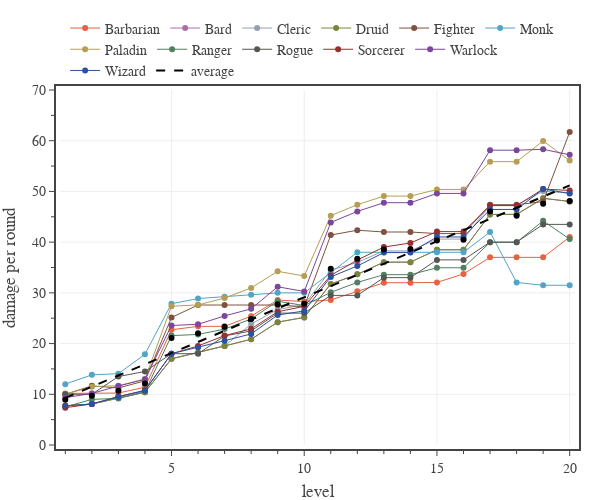

Notebook code for this chart:
### Code cell
# Plots DPR for each class, calculated for a full adventuring day with Medium encounters and two short rests.
import pandas as pd

# create figure
fig = go.Figure(
    layout=go.Layout(
        template=tfb.FIG_TEMPLATE,
        xaxis=dict(
            title_text='level',
            range=[0.8, 20.2],
            tick0=0, dtick=5,
            minor=dict(tick0=0, dtick=1),
        ),
        yaxis=dict(
            title_text='damage per round',
            range=[0, 70],
            tick0=0, dtick=10,
            minor=dict(tick0=0, dtick=5),
        ),
        legend=dict(
            yanchor='bottom',  y=1.01,
            xanchor='left', x=0.01,
            bgcolor='rgba(0,0,0,0)',
            orientation='h',
            tracegroupgap=0,
        )
    )
)

# get PC data
classes = list(PC_CLASSES.keys())
encounter_difficulty = 'Medium'
pc_data_file = f'../../_classes/xp-and-player-characters/pc data - {encounter_difficulty} 2 short rests.json'
df = load_pc_data(pc_data_file, ['class','level','damage per round mean'])
df = df[df['class'].isin(classes)]

for c in classes:
    dfG = df[df['class'].eq(c)][['level','damage per round mean']].groupby(['level']).median().reset_index()
    fig.add_trace(go.Scatter(
        x=dfG['level'].to_numpy(), 
        y=dfG['damage per round mean'].to_numpy(),
        mode='lines+markers', 
        line=dict(color=PC_CLASSES[c]['color'], width=1),
        marker=dict(color=PC_CLASSES[c]['color']),
        unselected=dict(marker=dict(opacity=0.0)),
        name=c,
        hovertemplate=
                f'<b>{c}</b><br>'+
                'level %{x}<br>'+
                'damage per round %{y:.1f}'+
                '<extra></extra>'
    ))


dfG = df[['level','damage per round mean']].groupby(['level']).mean().reset_index()
plot_data_and_fit(
    fig, 
    dfG['level'].to_numpy(), dfG['damage per round mean'].to_numpy(), 
    name='average',
    legendgroup='average',
    line=dict(color='black', dash='dash'),
    hovertemplate=
            '<b>Average</b><br>'+
            'level %{x:.0f}<br>'+
            'damage per round %{y:.1f}'+
            '<extra></extra>',
    print_coefficients=True,
)

# show figure
fig.update_layout(width=600, height=500)
fig.show(config=tfb.FIG_CONFIG)

# save figures
if SAVEFIGS:
    fig.update_layout(autosize=True, width=None, height=None)
    tfb.save_fig_html(fig, format='large', name=f'./fig-dpr-vs-level-large', style='aspect-ratio:600/550')
    tfb.save_fig_html(fig, format='small', name=f'./fig-dpr-vs-level-small', style='aspect-ratio:600/600')

### Figure 1 — Plotly figure (JSON) as saved in the notebook; plotly's stock layout.template omitted (floating-point values rounded to 4 significant figures)
{"data": [{"hovertemplate": "<b>Barbarian</b><br>level %{x}<br>damage per round %{y:.1f}<extra></extra>", "line": {"color": "#E7623E", "width": 1}, "marker": {"color": "#E7623E"}, "mode": "lines+markers", "name": "Barbarian", "type": "scatter", "unselected": {"marker": {"opacity": 0}}, "x": [1, 2, 3, 4, 5, 6, 7, 8, 9, 10, 11, 12, 13, 14, 15, 16, 17, 18, 19, 20], "y": [10.17, 10.17, 10.25, 11.4, 22.71, 23.4, 23.4, 25.4, 28.6, 28.27, 28.6, 30.29, 32, 32, 32.05, 33.74, 37, 37, 37, 41]}, {"hovertemplate": "<b>Bard</b><br>level %{x}<br>damage per round %{y:.1f}<extra></extra>", "line": {"color": "#AB6DAC", "width": 1}, "marker": {"color": "#AB6DAC"}, "mode": "lines+markers", "name": "Bard", "type": "scatter", "unselected": {"marker": {"opacity": 0}}, "x": [1, 2, 3, 4, 5, 6, 7, 8, 9, 10, 11, 12, 13, 14, 15, 16, 17, 18, 19, 20], "y": [7.722, 8.083, 9.25, 10.4, 17, 18.2, 19.52, 20.85, 24.23, 25.16, 31.75, 33.65, 36.06, 36.06, 38.5, 38.5, 45.47, 45.47, 48.64, 48.02]}, {"hovertemplate": "<b>Cleric</b><br>level %{x}<br>damage per round %{y:.1f}<extra></extra>", "line": {"color": "#91A1B2", "width": 1}, "marker": {"color": "#91A1B2"}, "mode": "lines+markers", "name": "Cleric", "type": "scatter", "unselected": {"marker": {"opacity": 0}}, "x": [1, 2, 3, 4, 5, 6, 7, 8, 9, 10, 11, 12, 13, 14, 15, 16, 17, 18, 19, 20], "y": [7.722, 8.083, 9.25, 10.4, 17, 18.2, 19.52, 23.85, 26.73, 27.66, 34.5, 36, 38.28, 38.28, 40.61, 40.61, 47.32, 47.32, 50.03, 49.69]}, {"hovertemplate": "<b>Druid</b><br>level %{x}<br>damage per round %{y:.1f}<extra></extra>", "line": {"color": "#7A853B", "width": 1}, "marker": {"color": "#7A853B"}, "mode": "lines+markers", "name": "Druid", "type": "scatter", "unselected": {"marker": {"opacity": 0}}, "x": [1, 2, 3, 4, 5, 6, 7, 8, 9, 10, 11, 12, 13, 14, 15, 16, 17, 18, 19, 20], "y": [7.722, 8.083, 9.25, 10.4, 17, 18.2, 19.52, 20.85, 24.23, 25.16, 31.75, 33.65, 36.06, 36.06, 38.5, 38.5, 45.47, 45.47, 48.64, 48.02]}, {"hovertemplate": "<b>Fighter</b><br>level %{x}<br>damage per round %{y:.1f}<extra></extra>", "line": {"color": "#7F513E", "width": 1}, "marker": {"color": "#7F513E"}, "mode": "lines+markers", "name": "Fighter", "type": "scatter", "unselected": {"marker": {"opacity": 0}}, "x": [1, 2, 3, 4, 5, 6, 7, 8, 9, 10, 11, 12, 13, 14, 15, 16, 17, 18, 19, 20], "y": [10, 11.67, 11.25, 12.65, 25.14, 27.6, 27.6, 27.6, 27.6, 27.27, 41.4, 42.35, 42, 42, 41.68, 41.68, 47.37, 47.37, 48, 61.71]}, {"hovertemplate": "<b>Monk</b><br>level %{x}<br>damage per round %{y:.1f}<extra></extra>", "line": {"color": "#51A5C5", "width": 1}, "marker": {"color": "#51A5C5"}, "mode": "lines+markers", "name": "Monk", "type": "scatter", "unselected": {"marker": {"opacity": 0}}, "x": [1, 2, 3, 4, 5, 6, 7, 8, 9, 10, 11, 12, 13, 14, 15, 16, 17, 18, 19, 20], "y": [12, 13.83, 14.06, 17.9, 27.86, 28.88, 29.25, 29.62, 30, 30, 34, 38, 38, 38, 38, 38, 42, 32.05, 31.5, 31.5]}, {"hovertemplate": "<b>Paladin</b><br>level %{x}<br>damage per round %{y:.1f}<extra></extra>", "line": {"color": "#B59E54", "width": 1}, "marker": {"color": "#B59E54"}, "mode": "lines+markers", "name": "Paladin", "type": "scatter", "unselected": {"marker": {"opacity": 0}}, "x": [1, 2, 3, 4, 5, 6, 7, 8, 9, 10, 11, 12, 13, 14, 15, 16, 17, 18, 19, 20], "y": [10, 11.5, 11.69, 13.03, 27.36, 27.62, 28.98, 30.98, 34.25, 33.32, 45.23, 47.38, 49.08, 49.08, 50.37, 50.37, 55.87, 55.87, 59.94, 56.1]}, {"hovertemplate": "<b>Ranger</b><br>level %{x}<br>damage per round %{y:.1f}<extra></extra>", "line": {"color": "#507F62", "width": 1}, "marker": {"color": "#507F62"}, "mode": "lines+markers", "name": "Ranger", "type": "scatter", "unselected": {"marker": {"opacity": 0}}, "x": [1, 2, 3, 4, 5, 6, 7, 8, 9, 10, 11, 12, 13, 14, 15, 16, 17, 18, 19, 20], "y": [7.5, 9, 9.188, 10.53, 21.57, 21.8, 22.85, 24.85, 28.35, 27.5, 30.1, 32.06, 33.58, 33.58, 34.95, 34.95, 39.97, 39.97, 44.19, 40.6]}, {"hovertemplate": "<b>Rogue</b><br>level %{x}<br>damage per round %{y:.1f}<extra></extra>", "line": {"color": "#555752", "width": 1}, "marker": {"color": "#555752"}, "mode": "lines+markers", "name": "Rogue", "type": "scatter", "unselected": {"marker": {"opacity": 0}}, "x": [1, 2, 3, 4, 5, 6, 7, 8, 9, 10, 11, 12, 13, 14, 15, 16, 17, 18, 19, 20], "y": [10, 10, 13.5, 14.5, 18, 18, 21.5, 22.5, 26, 26, 29.5, 29.5, 33, 33, 36.5, 36.5, 40, 40, 43.5, 43.5]}, {"hovertemplate": "<b>Sorcerer</b><br>level %{x}<br>damage per round %{y:.1f}<extra></extra>", "line": {"color": "#992E2E", "width": 1}, "marker": {"color": "#992E2E"}, "mode": "lines+markers", "name": "Sorcerer", "type": "scatter", "unselected": {"marker": {"opacity": 0}}, "x": [1, 2, 3, 4, 5, 6, 7, 8, 9, 10, 11, 12, 13, 14, 15, 16, 17, 18, 19, 20], "y": [7.361, 8.083, 9.562, 10.78, 18, 19.52, 21.57, 22.9, 26.27, 27.34, 33.45, 36.47, 39.03, 39.83, 42.08, 42.08, 47.21, 47.21, 50.47, 50.19]}, {"hovertemplate": "<b>Warlock</b><br>level %{x}<br>damage per round %{y:.1f}<extra></extra>", "line": {"color": "#7B469B", "width": 1}, "marker": {"color": "#7B469B"}, "mode": "lines+markers", "name": "Warlock", "type": "scatter", "unselected": {"marker": {"opacity": 0}}, "x": [1, 2, 3, 4, 5, 6, 7, 8, 9, 10, 11, 12, 13, 14, 15, 16, 17, 18, 19, 20], "y": [9.333, 10.17, 11.62, 12.95, 23.57, 23.8, 25.45, 26.85, 31.2, 30.27, 43.88, 46.06, 47.78, 47.78, 49.61, 49.61, 58.13, 58.13, 58.31, 57.21]}, {"hovertemplate": "<b>Wizard</b><br>level %{x}<br>damage per round %{y:.1f}<extra></extra>", "line": {"color": "#2A50A1", "width": 1}, "marker": {"color": "#2A50A1"}, "mode": "lines+markers", "name": "Wizard", "type": "scatter", "unselected": {"marker": {"opacity": 0}}, "x": [1, 2, 3, 4, 5, 6, 7, 8, 9, 10, 11, 12, 13, 14, 15, 16, 17, 18, 19, 20], "y": [7.722, 8.083, 9.521, 10.72, 18, 19.25, 20.57, 21.9, 25.62, 26.43, 33.15, 35.29, 37.94, 37.94, 41.03, 41.03, 46.45, 46.45, 50.47, 49.6]}, {"hovertemplate": "<b>Average</b><br>level %{x:.0f}<br>damage per round %{y:.1f}<extra></extra>", "legendgroup": "average", "line": {"color": "black", "dash": "dash"}, "mode": "markers", "name": "average", "showlegend": false, "type": "scatter", "x": [1, 2, 3, 4, 5, 6, 7, 8, 9, 10, 11, 12, 13, 14, 15, 16, 17, 18, 19, 20], "y": [8.938, 9.729, 10.7, 12.14, 21.1, 22.04, 23.31, 24.85, 27.76, 27.87, 34.77, 36.73, 38.57, 38.63, 40.32, 40.46, 46.02, 45.19, 47.56, 48.1]}, {"hoverinfo": "skip", "hovertemplate": "<b>Average</b><br>level %{x:.0f}<br>damage per round %{y:.1f}<extra></extra>", "legendgroup": "average", "line": {"color": "black", "dash": "dash"}, "mode": "lines", "name": "average", "showlegend": true, "type": "scatter", "x": [1, 2, 3, 4, 5, 6, 7, 8, 9, 10, 11, 12, 13, 14, 15, 16, 17, 18, 19, 20], "y": [9.295, 11.5, 13.7, 15.91, 18.11, 20.32, 22.52, 24.73, 26.93, 29.14, 31.34, 33.55, 35.75, 37.96, 40.16, 42.36, 44.57, 46.77, 48.98, 51.18]}], "layout": {"height": 500, "legend": {"bgcolor": "rgba(0,0,0,0)", "orientation": "h", "tracegroupgap": 0, "x": 0.01, "xanchor": "left", "y": 1.01, "yanchor": "bottom"}, "width": 600, "xaxis": {"dtick": 5, "minor": {"dtick": 1, "tick0": 0}, "range": [0.8, 20.2], "tick0": 0, "title": {"text": "level"}}, "yaxis": {"dtick": 10, "minor": {"dtick": 5, "tick0": 0}, "range": [0, 70], "tick0": 0, "title": {"text": "damage per round"}}}}
